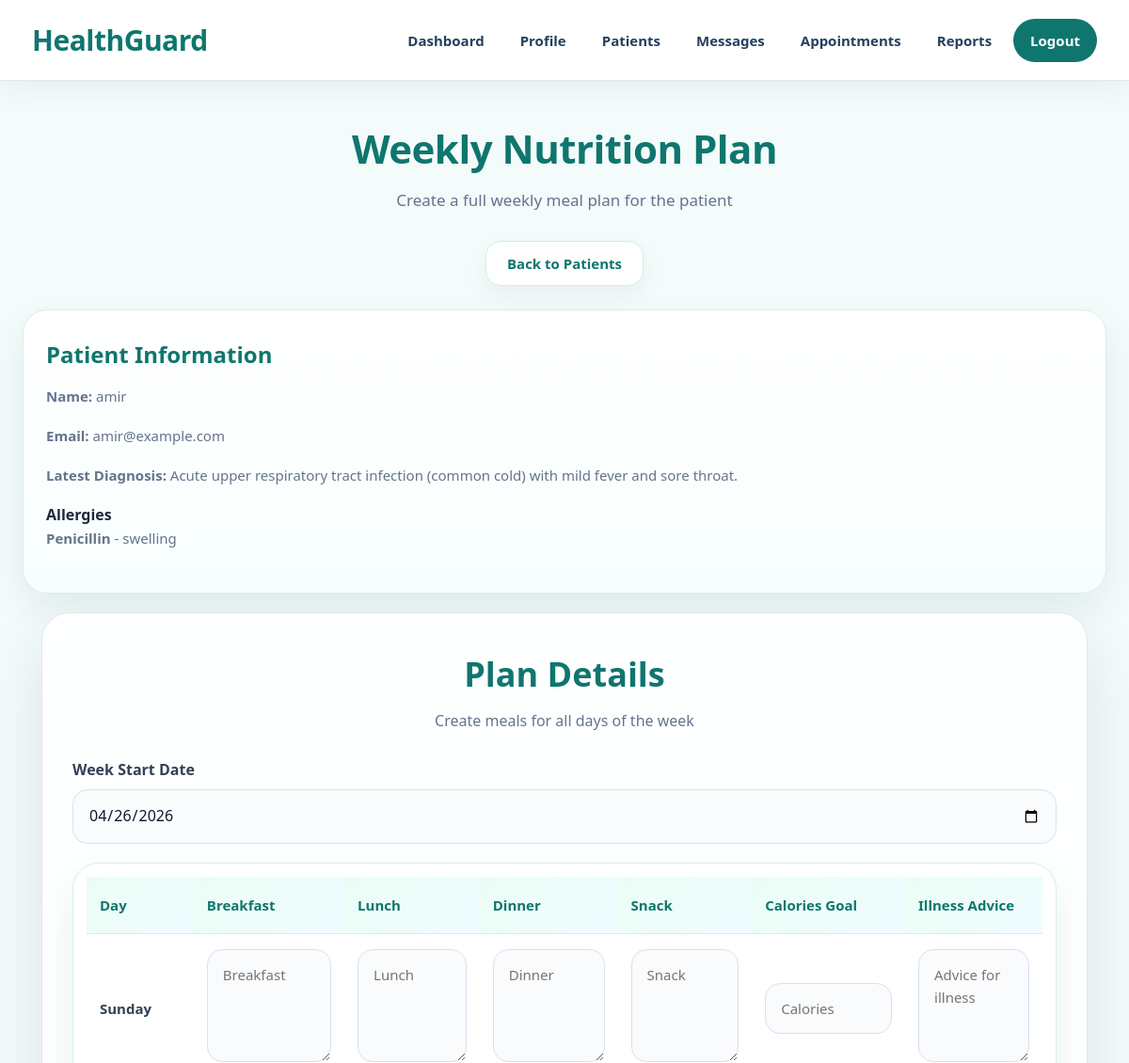
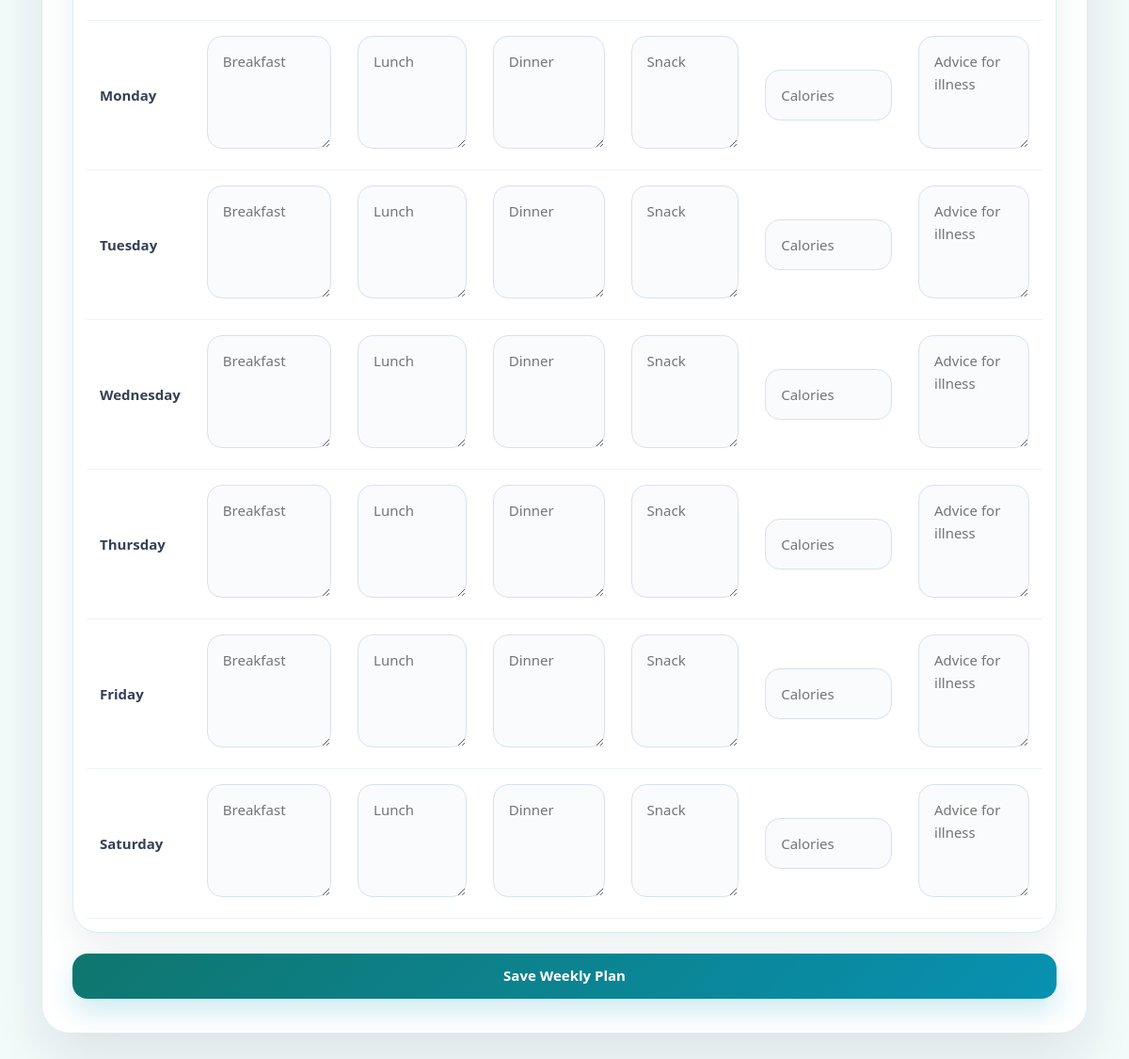
/doctor/manage_nutrition.php?patient_id=3 (signed in), run on the app's committed database (2 pictures, top to bottom).
### tables this page shows
CREATE TABLE IF NOT EXISTS `users` (
  `user_id` int NOT NULL AUTO_INCREMENT,
  `name` varchar(100) NOT NULL,
  `role` enum('patient','doctor','admin') NOT NULL,
  `email` varchar(100) NOT NULL,
  `password` varchar(255) NOT NULL,
  `created_at` timestamp NULL DEFAULT CURRENT_TIMESTAMP,
  PRIMARY KEY (`user_id`),
  UNIQUE KEY `email` (`email`)
);

CREATE TABLE IF NOT EXISTS `medical_reports` (
  `report_id` int NOT NULL AUTO_INCREMENT,
  `appointment_id` int NOT NULL,
  `patient_id` int NOT NULL,
  `doctor_id` int NOT NULL,
  `diagnosis` text NOT NULL,
  `examination` text,
  `treatment_done` text,
  `doctor_notes` text,
  `follow_up_needed` enum('no','yes') DEFAULT 'no',
  `follow_up_note` text,
  `created_at` datetime DEFAULT CURRENT_TIMESTAMP,
  `updated_at` datetime DEFAULT CURRENT_TIMESTAMP ON UPDATE CURRENT_TIMESTAMP,
  PRIMARY KEY (`report_id`),
  UNIQUE KEY `appointment_id` (`appointment_id`),
  KEY `fk_medical_reports_patient_user` (`patient_id`),
  KEY `fk_medical_reports_doctor` (`doctor_id`)
);

CREATE TABLE IF NOT EXISTS `patient_allergies` (
  `allergy_id` int NOT NULL AUTO_INCREMENT,
  `patient_id` int NOT NULL,
  `allergy_name` varchar(150) NOT NULL,
  `reaction` varchar(255) DEFAULT NULL,
  `created_at` datetime DEFAULT CURRENT_TIMESTAMP,
  PRIMARY KEY (`allergy_id`),
  KEY `fk_patient_allergies_user` (`patient_id`)
);

### doctor/manage_nutrition.php (the view, shortened to what this page needs)
<?php
$conn = OpenCon();
$patient_id = $_GET['patient_id'];
$sqlPatient = "SELECT * FROM users WHERE user_id='$patient_id' AND role='patient'";
$resultPatient = mysqli_query($conn, $sqlPatient);
$patient = mysqli_fetch_assoc($resultPatient);
$sqlLatestReport = "SELECT diagnosis
                    FROM medical_reports
                    WHERE patient_id='$patient_id'
                    ORDER BY created_at DESC
                    LIMIT 1";
$resultLatestReport = mysqli_query($conn, $sqlLatestReport);
$latestReport = mysqli_fetch_assoc($resultLatestReport);
$latest_diagnosis = $latestReport ? $latestReport['diagnosis'] : "No diagnosis found yet";
$sqlAllergies = "SELECT * FROM patient_allergies WHERE patient_id='$patient_id' ORDER BY allergy_name ASC";
$resultAllergies = mysqli_query($conn, $sqlAllergies);
$week_start = isset($_POST['week_start']) ? $_POST['week_start'] : date('Y-m-d');
$days = array("Sunday", "Monday", "Tuesday", "Wednesday", "Thursday", "Friday", "Saturday");
$planData = array();
?>
<!DOCTYPE html>
<html lang="en">
<head>
    <link rel="stylesheet" href="/HealthGuard/style.css">
</head>
<body class="doctor-page">
<?php include("../navbar.php"); ?>
<div class="section">
    <h1 class="section-title">Weekly Nutrition Plan</h1>
    <p class="section-subtitle">Create a full weekly meal plan for the patient</p>
    <div class="hero-actions" style="justify-content:center; margin-bottom:25px;">
        <a href="/HealthGuard/doctor/my_patients.php" class="secondary-btn">Back to Patients</a>
    </div>
    <div class="cards">
        <div class="card">
            <h3>Patient Information</h3>
            <p><strong>Name:</strong> <?php echo htmlspecialchars($patient['name']); ?></p>
            <p><strong>Email:</strong> <?php echo htmlspecialchars($patient['email']); ?></p>
            <p><strong>Latest Diagnosis:</strong> <?php echo htmlspecialchars($latest_diagnosis); ?></p>
            <h4 style="margin-top:15px;">Allergies</h4>
            <?php if (mysqli_num_rows($resultAllergies) > 0) { ?>
                <?php while ($rowAllergy = mysqli_fetch_assoc($resultAllergies)) { ?>
                    <p>
                        <strong><?php echo htmlspecialchars($rowAllergy['allergy_name']); ?></strong>
                        <?php if (!empty($rowAllergy['reaction'])) { ?>
                            - <?php echo htmlspecialchars($rowAllergy['reaction']); ?>
                        <?php } ?>
                    </p>
                <?php } ?>
            <?php } else { ?>
                <p>No allergies found.</p>
            <?php } ?>
        </div>
    </div>
    <div class="form-container" style="min-height:auto; padding-top:20px;">
        <form class="form-box" method="POST" style="max-width:1200px;">
            <h2>Plan Details</h2>
            <p class="subtitle">Create meals for all days of the week</p>
            <label>Week Start Date</label>
            <input type="date" name="week_start" value="<?php echo htmlspecialchars($week_start); ?>">
            <div class="table-wrapper" style="margin-top:20px;">
                <table>
                    <tr>
                        <th>Day</th>
                        <th>Breakfast</th>
                        <th>Lunch</th>
                        <th>Dinner</th>
                        <th>Snack</th>
                        <th>Calories Goal</th>
                        <th>Illness Advice</th>
                    </tr>
                    <?php foreach ($days as $day) { ?>
                    <tr>
                        <td><strong><?php echo $day; ?></strong></td>
                        <td>
                            <textarea name="breakfast[<?php echo $day; ?>]" placeholder="Breakfast"><?php echo isset($planData[$day]) ? htmlspecialchars($planData[$day]['breakfast']) : ""; ?></textarea>
                        </td>
                        <td>
                            <textarea name="lunch[<?php echo $day; ?>]" placeholder="Lunch"><?php echo isset($planData[$day]) ? htmlspecialchars($planData[$day]['lunch']) : ""; ?></textarea>
                        </td>
                        <td>
                            <textarea name="dinner[<?php echo $day; ?>]" placeholder="Dinner"><?php echo isset($planData[$day]) ? htmlspecialchars($planData[$day]['dinner']) : ""; ?></textarea>
                        </td>
                        <td>
                            <textarea name="snack[<?php echo $day; ?>]" placeholder="Snack"><?php echo isset($planData[$day]) ? htmlspecialchars($planData[$day]['snack']) : ""; ?></textarea>
                        </td>
                        <td>
                            <input type="number" name="calories_goal[<?php echo $day; ?>]" value="<?php echo isset($planData[$day]) ? htmlspecialchars($planData[$day]['calories_goal']) : ""; ?>" placeholder="Calories">
                        </td>
                        <td>
                            <textarea name="illness_advice[<?php echo $day; ?>]" placeholder="Advice for illness"><?php echo isset($planData[$day]) ? htmlspecialchars($planData[$day]['illness_advice']) : ""; ?></textarea>
                        </td>
                    </tr>
                    <?php } ?>
                </table>
            </div>
            <button type="submit" name="save_plan">Save Weekly Plan</button>
        </form>
    </div>
</div>
</body>
</html>

### style.css (style rules this page uses)
* { margin: 0; padding: 0; box-sizing: border-box; }
html, body { min-height: 100%; font-family: "Segoe UI", Tahoma, Geneva, Verdana, sans-serif; scroll-behavior: smooth; }
body { background: #f5f8fc; color: #1e293b; line-height: 1.6; }
a { text-decoration: none; transition: 0.25s ease; }
button, input, select, textarea { font: inherit; }
.primary-btn, .secondary-btn, .danger-btn, button, a.primary-btn, a.secondary-btn, a.danger-btn { display: inline-flex !important; align-items: center !important; justify-content: center !important; text-decoration: none !important; font-weight: 800 !important; font-size: 15px !important; line-height: 1 !important; cursor: pointer !important; border-radius: 16px !important; padding: 12px 22px !important; min-height: 48px !important; transition: 0.25s ease !important; border: none; }
.primary-btn, a.primary-btn, button { color: blue !important; }
.secondary-btn, a.secondary-btn { background: #ffffff !important; color: #1e293b !important; border: 1px solid #d9e4ef !important; box-shadow: 0 10px 24px rgba(15, 23, 42, 0.05) !important; }
.section { width: 100%; max-width: 1380px; margin: 0 auto; padding: 38px 24px 42px; }
.section-title { font-size: 42px; font-weight: 800; text-align: center; margin-bottom: 8px; letter-spacing: -0.5px; }
.section-subtitle { text-align: center; font-size: 17px; color: #64748b; margin-bottom: 30px; }
.hero-actions { display: flex; justify-content: center; align-items: center; gap: 14px; flex-wrap: wrap; }
.cards { display: grid; grid-template-columns: repeat(auto-fit, minmax(270px, 1fr)); gap: 24px; margin-top: 24px; }
.card { border-radius: 26px; padding: 28px 24px; position: relative; overflow: hidden; transition: 0.28s ease; border: 1px solid #e2e8f0; background: #ffffff; box-shadow: 0 16px 38px rgba(15, 23, 42, 0.07); }
.card h3 { font-size: 24px; margin-bottom: 12px; font-weight: 800; }
.card p { color: #64748b; margin-bottom: 18px; font-size: 15px; }
.form-container { min-height: calc(100vh - 86px); display: flex; justify-content: center; align-items: center; padding: 44px 20px; position: relative; }
.form-box { width: 100%; max-width: 580px; border-radius: 30px; padding: 36px 32px; background: rgba(255,255,255,0.96); border: 1px solid #e2e8f0; box-shadow: 0 28px 65px rgba(15, 23, 42, 0.10); }
.form-box h2 { text-align: center; font-size: 36px; font-weight: 900; margin-bottom: 8px; }
.subtitle { text-align: center; color: #64748b; font-size: 16px; margin-bottom: 26px; }
.form-box label { display: block; margin-top: 14px; margin-bottom: 8px; font-weight: 800; color: #334155; }
.form-box input, .form-box select, .form-box textarea { width: 100%; padding: 14px 16px; border-radius: 16px; border: 1px solid #d7e2ee; background: #f9fbfd; outline: none; color: #0f172a; transition: 0.25s ease; }
.form-box textarea { min-height: 120px; resize: vertical; }
.form-box button { width: 100%; margin-top: 22px; }
.table-wrapper { width: 100%; overflow-x: auto; background: #ffffff; border-radius: 28px; border: 1px solid #e2e8f0; box-shadow: 0 16px 40px rgba(15, 23, 42, 0.07); padding: 14px; }
table { width: 100%; border-collapse: collapse; min-width: 760px; }
table th { text-align: left; padding: 18px 14px; font-size: 15px; font-weight: 900; color: #0f172a; background: linear-gradient(135deg, #eff6ff, #f8fbff); border-bottom: 1px solid #dbe7f2; }
table td { padding: 16px 14px; border-bottom: 1px solid #edf2f7; color: #334155; font-size: 15px; vertical-align: middle; }
.doctor-page { background: #f3fbfb; min-height: 100vh; }
.doctor-page .primary-btn, .doctor-page button { background: linear-gradient(135deg, #0f766e, #0891b2) !important; color: #ffffff !important; box-shadow: 0 14px 28px rgba(8, 145, 178, 0.18) !important; }
.doctor-page .secondary-btn { color: #0f766e !important; border-color: #cfeeea !important; }
.doctor-page .section-title, .doctor-page .form-box h2, .doctor-page .card h3 { color: #0f766e; }
.doctor-page .card { border-color: #d5f0ed; background: linear-gradient(180deg, #ffffff, #f7fffe); }
.doctor-page .table-wrapper { border-color: #d5f0ed; }
.doctor-page table th { background: linear-gradient(135deg, #ecfdf5, #eefcff); color: #0f766e; }

### data on the page
users: name "amir", email "amir@example.com"
medical_reports: diagnosis "Acute upper respiratory tract infection (common cold) with mild fever and sore throat."
patient_allergies: allergy_name "Penicillin", reaction "swelling"

### other printed values
$day "Sunday"
$day "Monday"
$day "Tuesday"
$day "Wednesday"
$day "Thursday"
$day "Friday"
$day "Saturday"
